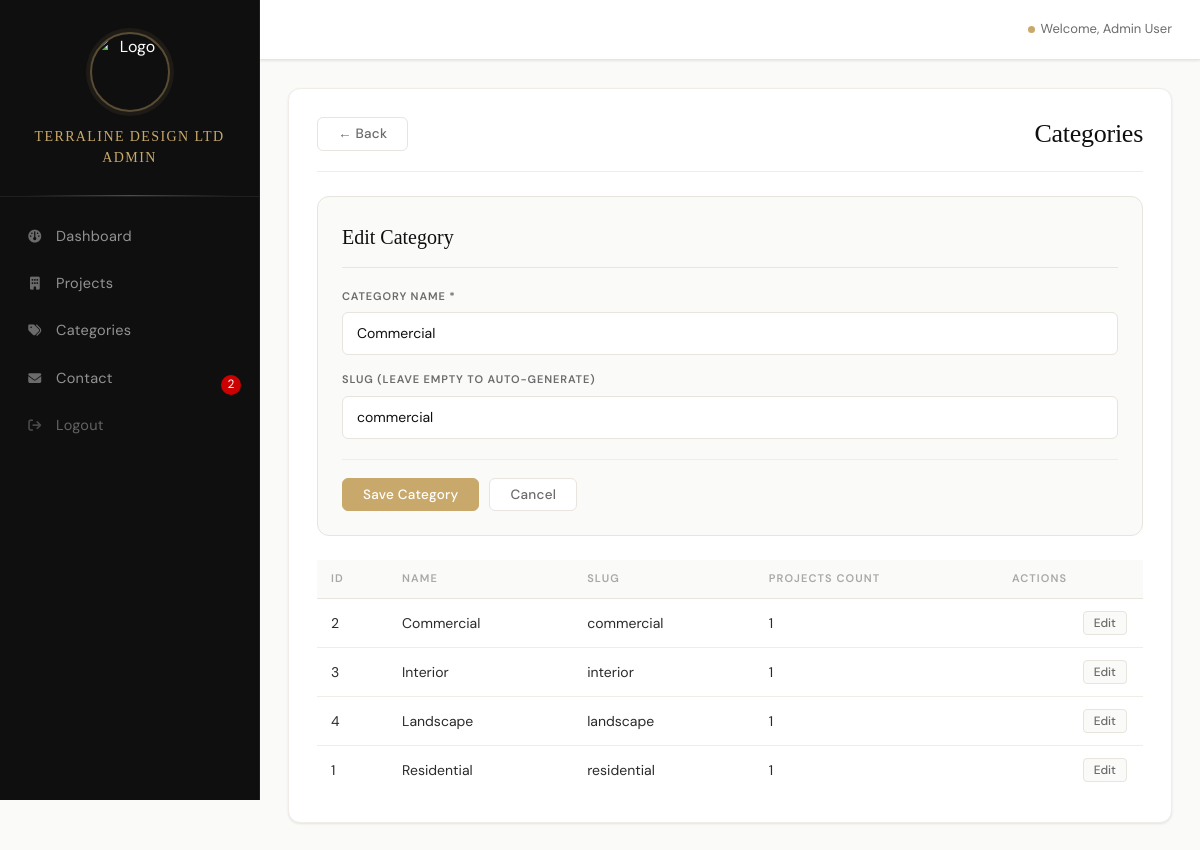
The app's page /admin/categories.php?edit=2 (signed in) with its own data.
### tables this page shows
CREATE TABLE `categories` (
  `id` int(11) NOT NULL,
  `name` varchar(50) NOT NULL,
  `slug` varchar(50) NOT NULL,
  `created_at` timestamp NOT NULL DEFAULT current_timestamp()
);

### admin/categories.php (the view, shortened to what this page needs)
<?php
$db = Database::getInstance()->getConnection();
$editCategory = null;
if (isset($_GET['edit'])) {
    $stmt = $db->prepare("SELECT * FROM categories WHERE id = ?");
    $stmt->execute([(int)$_GET['edit']]);
    $editCategory = $stmt->fetch();
}
$categories = $db->query("SELECT * FROM categories ORDER BY name")->fetchAll();
include __DIR__ . '/includes/header.php';
?>
<div class="admin-content">
    <div class="admin-header">
        <a href="/architecture-firm/admin/index.php" class="btn-secondary" style="float:left;margin-right:16px;">&larr; Back</a>
        <h1 style="display:inline-block;">Categories</h1>
    </div>
    <div class="form-container">
        <h2><?php echo $editCategory ? 'Edit Category' : 'Add New Category'; ?></h2>
        <form method="POST">
            <div class="form-group">
                <label for="name">Category Name *</label>
                <input type="text" id="name" name="name" required
                       value="<?php echo $editCategory ? $editCategory['name'] : ''; ?>">
            </div>
            <div class="form-group">
                <label for="slug">Slug (leave empty to auto-generate)</label>
                <input type="text" id="slug" name="slug"
                       value="<?php echo $editCategory ? $editCategory['slug'] : ''; ?>">
            </div>
            <div class="form-actions">
                <button type="submit" class="btn-primary">Save Category</button>
                <?php if ($editCategory): ?>
                <a href="categories.php" class="btn-secondary">Cancel</a>
                <?php endif; ?>
            </div>
        </form>
    </div>
    <table class="data-table">
        <thead>
            <tr>
                <th>ID</th>
                <th>Name</th>
                <th>Slug</th>
                <th>Projects Count</th>
                <th>Actions</th>
            </tr>
        </thead>
        <tbody>
            <?php foreach ($categories as $category): ?>
            <?php
            $stmt = $db->prepare("SELECT COUNT(*) FROM projects WHERE category_id = ?");
            $stmt->execute([$category['id']]);
            $projectCount = $stmt->fetchColumn();
            ?>
            <tr>
                <td data-label="ID"><?php echo $category['id']; ?></td>
                <td data-label="Name"><?php echo $category['name']; ?></td>
                <td data-label="Slug"><?php echo $category['slug']; ?></td>
                <td data-label="Projects"><?php echo $projectCount; ?></td>
                <td class="actions">
                    <a href="?edit=<?php echo $category['id']; ?>" class="btn-small">Edit</a>
                </td>
            </tr>
            <?php endforeach; ?>
        </tbody>
    </table>
</div>
<?php include __DIR__ . '/includes/footer.php'; ?>

### records on screen
categories: name "Commercial", slug "commercial", id "2", projectCount "1"
categories: id "3", name "Interior", slug "interior", projectCount "1"
categories: id "4", name "Landscape", slug "landscape", projectCount "1"
categories: id "1", name "Residential", slug "residential", projectCount "1"

### other values on screen
$unreadCount "2"
$_SESSION['user_name'] "Admin User"
